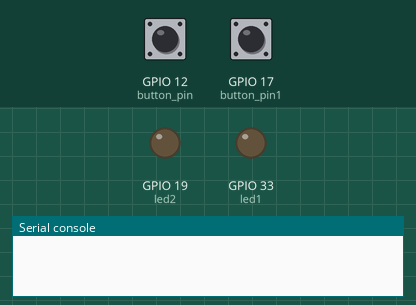
A program run on a simulated ESP32 board running MicroPython. Parts: output pins drawn as LEDs (lit = HIGH), the last lines printed to the serial console. The test bench sets the inputs (shaded band); at power-on: GPIO 12 (button_pin) HIGH, GPIO 17 (button_pin1) HIGH.

Above: at 1.2 s.
1.3 s: GPIO 12 (button_pin) pulled LOW for 0.15 s
At 2.1 s:
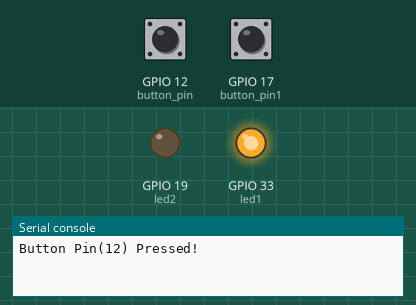
3.8 s: GPIO 17 (button_pin1) pulled LOW for 0.15 s
At 4.5 s:
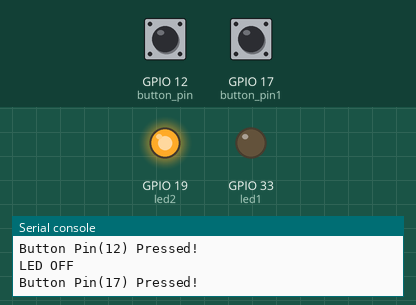
Timing chart, 0 to 6.8 s (numbered marks = the images above; inputs shaded):
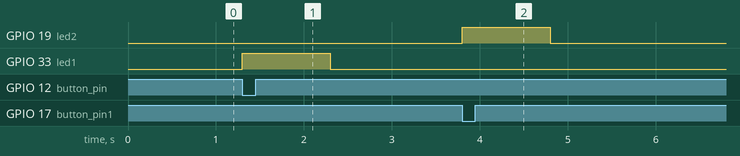

Measured:
- after the input at 1.3 s, GPIO 33 (led1): LOW → HIGH at once, → LOW 1.0 s later
- after the input at 3.8 s, GPIO 19 (led2): LOW → HIGH at once, → LOW 1.0 s later

The program:

0402.py
```python
from machine import Pin
import time

# 핀 설정
button_pin = Pin(12, Pin.IN, Pin.PULL_UP)
button_pin1 = Pin(17, Pin.IN, Pin.PULL_UP)
led1 = Pin(33, Pin.OUT)
led2 = Pin(19, Pin.OUT)

last_press_time = 0

def button_handler(pin):
    global last_press_time
    current_time = time.ticks_ms()

    # 200ms 디바운싱 처리
    if time.ticks_diff(current_time, last_press_time) > 200:
        if pin.value() == 0:  # 버튼이 눌렸을 때
            target_led = led1 if pin == button_pin else led2

            print(f"Button {pin} Pressed!")
            target_led.value(1)      # 해당 LED 켜기

            time.sleep_ms(1000)      # 1초 대기

            target_led.value(0)      # 해당 LED 끄기
            print("LED OFF")

        last_press_time = time.ticks_ms()

# 인터럽트 설정 (두 버튼 모두 동일한 핸들러 사용)
button_pin.irq(trigger=Pin.IRQ_FALLING, handler=button_handler)
button_pin1.irq(trigger=Pin.IRQ_FALLING, handler=button_handler)

# 메인 루프
while True:
    time.sleep(1)
```
